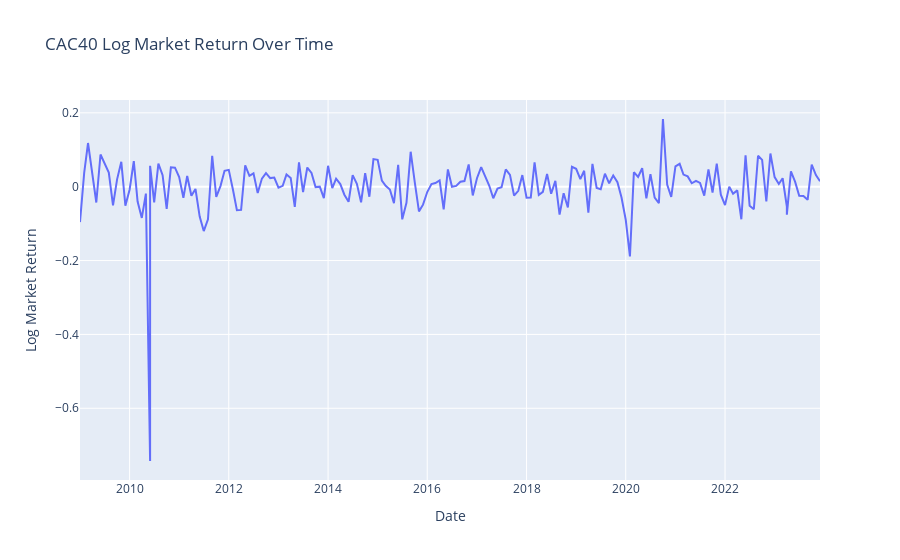

The notebook cell this image was saved under:
### Markdown cell above
Analyze market return.

### Code cell
cac40 = data.drop_duplicates(subset=["Log Market Return"])
cac40 = cac40.sort_values(by="Date")
cac40["Date"] = pd.to_datetime(cac40["Date"]).dt.strftime("%Y-%m")

graph = px.line(cac40, x="Date", y="Log Market Return", title="CAC40 Log Market Return Over Time")
graph.show()

### Figure 1 — Plotly figure (JSON) as saved in the notebook; plotly's stock layout.template omitted (floating-point values rounded to 4 significant figures; data arrays with more than 128 entries replaced by an {"elided": "..."} marker saying what was removed)
{"data": [{"hovertemplate": "Date=%{x}<br>Log Market Return=%{y}<extra></extra>", "legendgroup": "", "line": {"color": "#636efa", "dash": "solid"}, "marker": {"symbol": "circle"}, "mode": "lines", "name": "", "orientation": "v", "showlegend": false, "type": "scatter", "x": {"elided": "182 str values"}, "xaxis": "x", "y": {"elided": "182 float values"}, "yaxis": "y"}], "layout": {"autosize": true, "legend": {"tracegroupgap": 0}, "title": {"text": "CAC40 Log Market Return Over Time"}, "xaxis": {"anchor": "y", "autorange": true, "domain": [0, 1], "range": ["2009-01-01", "2023-12-01"], "title": {"text": "Date"}, "type": "date"}, "yaxis": {"anchor": "x", "autorange": true, "domain": [0, 1], "range": [-0.7942, 0.2348], "title": {"text": "Log Market Return"}, "type": "linear"}}}
